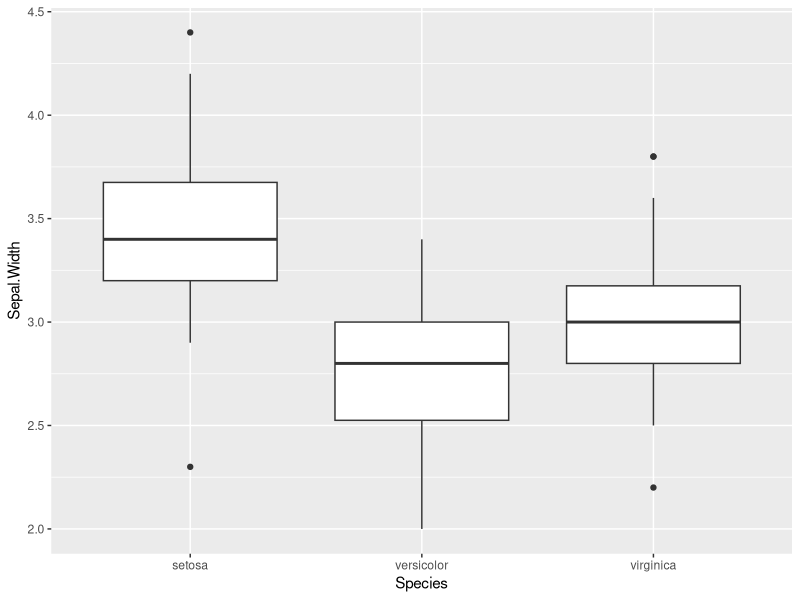
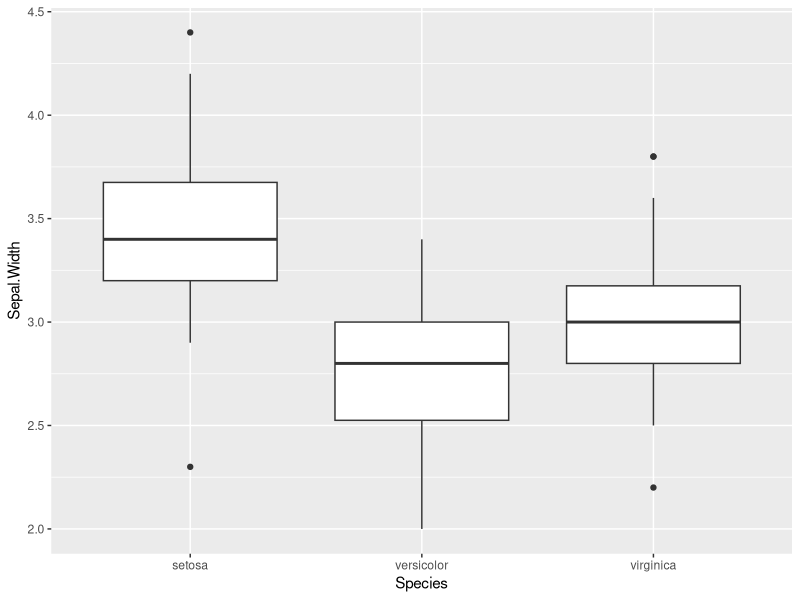

Recreate these plots in R, in order. (Note: this script raises an error after producing the figures.)

# Demo my_boxplot ---------------------------------------------------------
require(tidyverse)

# Figure 1 ----------------------------------------------------------------

ggplot(iris, aes(x = Species, y = Sepal.Width)) +
  geom_boxplot()

ggsave("Figure 1.png",
       width = 5,
       height = 5)


# Figure 2 ----------------------------------------------------------------
my_boxplot(iris, 
           x = "Species", 
           y = "Sepal.Width")

ggsave("Figure 2.png",
       width = 5,
       height = 5)



# Figure 3 ----------------------------------------------------------------
my_boxplot(iris, 
           x = "Species", 
           y = "Sepal.Width",
           points = "None")

ggsave("Figure 3a.png",
       width = 5,
       height = 5)

my_boxplot(iris, 
           x = "Species", 
           y = "Sepal.Width",
           points = "jitter")

ggsave("Figure 3b.png",
       width = 5,
       height = 5)

my_boxplot(iris, 
           x = "Species", 
           y = "Sepal.Width",
           points = "count")

ggsave("Figure 3c.png",
       width = 5,
       height = 5)


# Figure 4 ----------------------------------------------------------------
fills <- c("#838B8B", "#E0EEEE", "#79CDCD")

mtcars %>% mutate(cyl = factor(cyl)) %>% 
  my_boxplot(x = "cyl",
             y = "mpg",
             points = "jitter",
             jitter.height = 0,
             xlab = "Cylinders",
             ylab = "Miles Per Gallon",
             fill = fills)

ggsave("Figure 4.png",
       width = 5,
       height = 5)

# Figure 5 ----------------------------------------------------------------
my_boxplot(iris, 
           x = "Species", 
           y = "Sepal.Width",
           width = .5) +
  coord_flip() +
  ggtitle("Sepal Width by Species") +
  theme(plot.title = element_text(hjust = 0.5))

ggsave("Figure 5.png",
       width = 5,
       height = 5)

# Grouped Boxplot ---------------------------------------------------------

ToothGrowth %>% mutate(supp = factor(supp),
                       dose = factor(dose)) %>% 
  my_grouped_boxplot(x = "dose",
                     y = "len",
                     group = "supp")
ggsave("Figure 6.png",
       width = 5,
       height = 5)


ToothGrowth %>% mutate(supp = factor(supp),
                       dose = factor(dose)) %>% 
  my_grouped_boxplot(x = "dose",
                     y = "len",
                     group = "supp",
                     points = "count")

ggsave("Figure 5.png",
       width = 5,
       height = 5)
